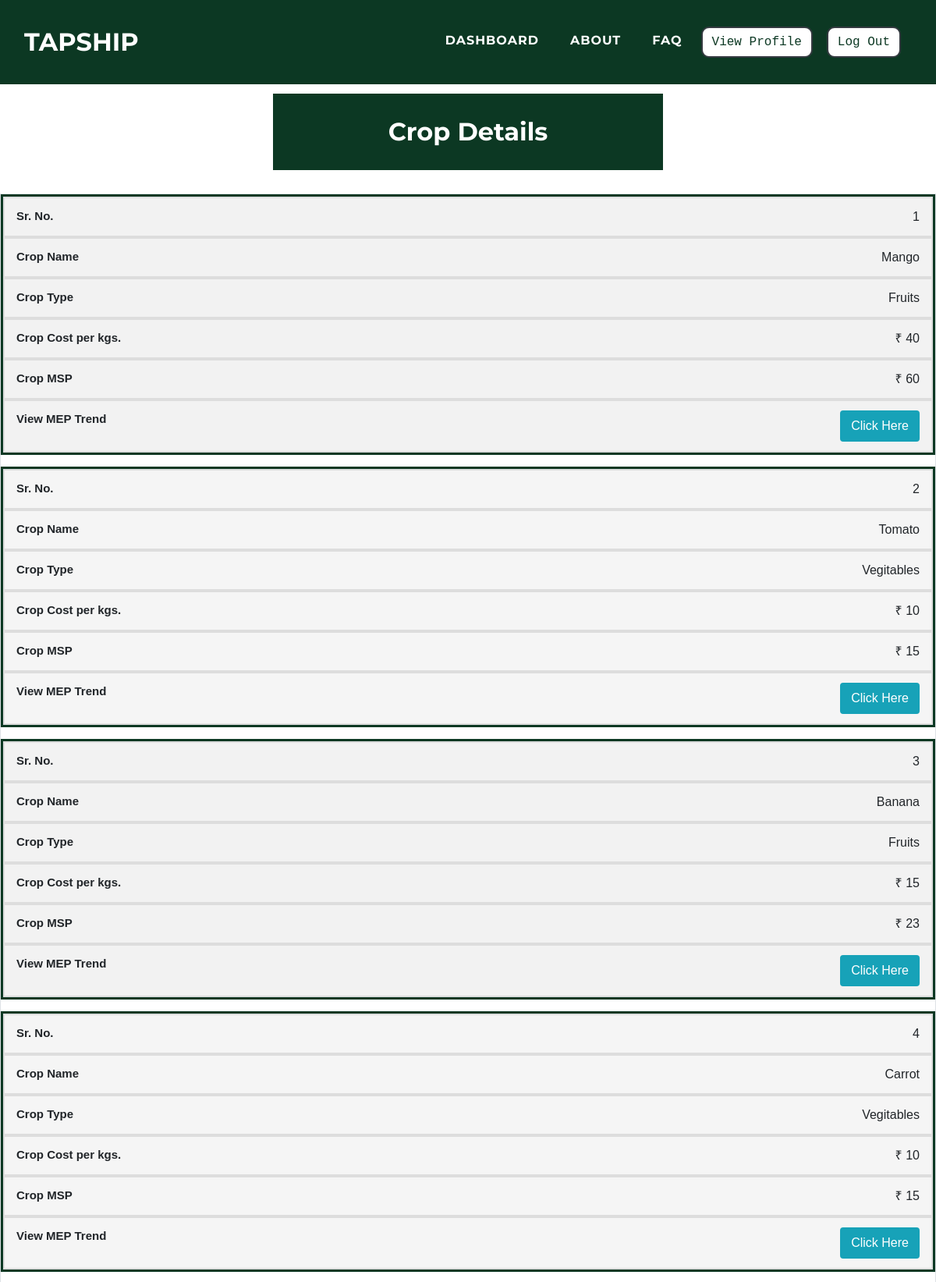
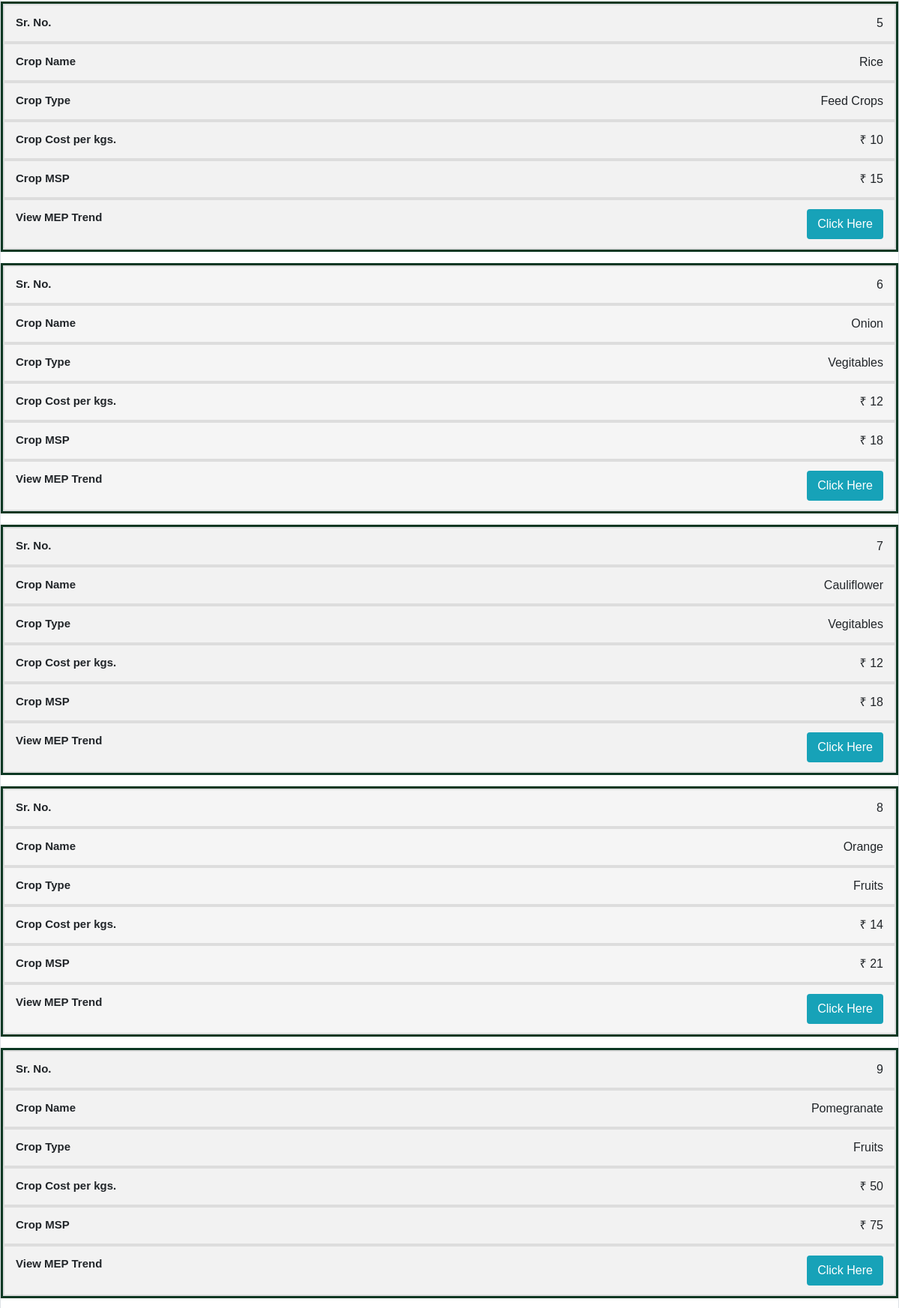
The page /customers/meptracking.php (signed in, upper part) on the database its author committed (2 pictures, top to bottom).
### tables this page shows
CREATE TABLE `cropdetails` (
  `cro_id` int(11) NOT NULL,
  `cro_name` varchar(50) NOT NULL,
  `cro_type` varchar(25) NOT NULL,
  `cro_costperkg` varchar(25) DEFAULT NULL,
  `cro_msp` float NOT NULL
);

### customers/meptracking.php (the view, shortened to what this page needs)
<!DOCTYPE html>
<html>
<head>
    <link rel="stylesheet" href="../assets/bootstrap/css/bootstrap.min.css">
    <link rel="stylesheet" href="../assets/fonts/font-awesome.min.css">
    <link rel="stylesheet" href="../assets/fonts/ionicons.min.css">
    <link rel="stylesheet" href="../assets/css/Article-List.css">
    <link rel="stylesheet" href="../assets/css/Features-Boxed.css">
    <link rel="stylesheet" href="../assets/css/Footer-Dark.css">
    <link rel="stylesheet" href="../assets/css/Highlight-Blue.css">
    <link rel="stylesheet" href="https://cdnjs.cloudflare.com/ajax/libs/animate.css/3.5.2/animate.min.css">
    <link rel="stylesheet" href="https://cdnjs.cloudflare.com/ajax/libs/aos/2.2.0/aos.css">
    <link rel="stylesheet" href="../assets/css/Login-Form-Clean.css">
    <link rel="stylesheet" href="../assets/css/table-style.css" />
</head>
<body id="page-top">
    <nav class="navbar navbar-light navbar-expand-lg fixed-top text-uppercase" id="mainNav" style="background: #0c3823;">
        <div class="container-fluid">
            <a class="navbar-brand js-scroll-trigger" data-bs-hover-animate="pulse" href="../index.php" style="font-family: Montserrat, sans-serif;">TAPSHIP</a>
            <div class="collapse navbar-collapse" id="navbarResponsive">
                <ul class="nav navbar-nav ml-auto">
                    <li class="nav-item mx-0 mx-lg-1"><a class="nav-link py-3 px-0 px-lg-3 rounded js-scroll-trigger" data-bs-hover-animate="pulse" href="index.php" style="filter: contrast(100%) grayscale(0%) hue-rotate(0deg) invert(0%) sepia(0%);">DASHBOARD</a></li>
                    <li class="nav-item mx-0 mx-lg-1"><a class="nav-link py-3 px-0 px-lg-3 rounded js-scroll-trigger" data-bs-hover-animate="pulse" href="../about.php">ABOUT</a></li>
                    <li class="nav-item mx-0 mx-lg-1"><a class="nav-link py-3 px-0 px-lg-3 rounded js-scroll-trigger" data-bs-hover-animate="pulse" href="../faq.php">FAQ</a></li>
                    <li class="nav-item mx-0 mx-lg-1"><a href="updateprofile.php?a_name=<?php echo $a_name; ?>"><button class="btn btn-dark text-monospace" data-bs-hover-animate="pulse" type="button" style="margin: 10px;background: rgb(255,255,255);color: #0c3823;margin-left: 0;border-radius: 10px;">View Profile</button></a></li>
                    <li class="nav-item mx-0 mx-lg-1"><a href="../admin/logout-script.php"><button class="btn btn-dark text-monospace" data-bs-hover-animate="pulse" type="button" style="margin: 10px;background: rgb(255,255,255);color: #0c3823;margin-left: 0;border-radius: 10px;">Log Out</button></a></li>
                </ul>
            </div>
        </div>
    </nav>
    <div class="features-boxed">
        <div class="container-fluid" style="background: #ffffff;">
            <div class="intro" style="background: #0c3823;margin-top: 120px;margin-bottom: 30px;">
                <h2 class="text-center" data-aos="fade" style="color: rgb(255,255,255);padding: 30px;margin-bottom: 0px;">Crop Details</h2>
            </div>
        </div>
    </div>
    <div>
        <table id="tabledata" class=" table table-striped table-hover table-bordered">
            <?php
             $con = mysqli_connect("localhost", "root", "", "tapship");
            $q = "select cro_id, cro_name, cro_type, cro_costperkg, cro_msp from cropdetails where cro_id!=0";
            $query = mysqli_query($con, $q);
            $c = 1;
            ?>
            <?php while ($res = mysqli_fetch_array($query)) {
            ?>
                <tr class="text-center">
                    <td data-label="Sr. No."> <?php echo $c;
                                                $c += 1 ?> </td>
                    <td data-label="Crop Name"> <?php echo $res['cro_name']; ?> </td>
                    <td data-label="Crop Type"> <?php echo $res['cro_type']; ?> </td>
                    <td data-label="Crop Cost per kgs."> <?php echo '₹ ', $res['cro_costperkg']; ?> </td>
                    <td data-label="Crop MSP"> <?php echo '₹ ', $res['cro_msp'];  ?> </td>
                    <td data-label="View MEP Trend"> <a href="viewmeptrend.php?id=<?php echo $res['cro_id']; ?>" class="text-white"> <button class="btn btn-info"> Click Here </button> </a> </td>
                </tr>
            <?php
            }
            ?>
        </table>
    </div>
</body>
</html>

### assets/css/Features-Boxed.css (style rules this page uses)
.features-boxed { color: #313437; background-color: #eef4f7; }
.features-boxed h2 { font-weight: bold; margin-bottom: 40px; padding-top: 40px; color: inherit; }
.features-boxed .intro { font-size: 16px; max-width: 500px; margin: 0 auto; }

### assets/css/table-style.css (style rules this page uses)
body { margin:0; font-family: sans-serif; }
* { box-sizing: border-box; }
.table { width: 100%; border-collapse: collapse; }
.table td,.table th { padding:12px 15px; border:2px solid #ddd; text-align: center; font-size:16px; }
.table tbody tr:nth-child(even) { background-color: #f5f5f5; }
@media (max-width: 1410px) { .table, .table tbody, .table tr, .table td { display: block; width: 100%; } }
@media (max-width: 1410px) { table tr { margin-bottom: 15px; border: 3px solid #0c3823; } }
@media (max-width: 1410px) { .table td { text-align: right; padding-left: 50%; text-align: right; position: relative; } }
@media (max-width: 1410px) { .table td::before { content: attr(data-label); position: absolute; left:0; width: 50%; padding-left:15px; font-size:15px; font-weight: bold; text-align: left; } }

### rows shown on the page
cropdetails: cro_name "Mango", cro_type "Fruits", cro_costperkg "40", cro_msp "60"
cropdetails: cro_name "Tomato", cro_type "Vegitables", cro_costperkg "10", cro_msp "15"
cropdetails: cro_name "Banana", cro_type "Fruits", cro_costperkg "15", cro_msp "23"
cropdetails: cro_name "Carrot", cro_type "Vegitables", cro_costperkg "10", cro_msp "15"
cropdetails: cro_name "Rice", cro_type "Feed Crops", cro_costperkg "10", cro_msp "15"
cropdetails: cro_name "Onion", cro_type "Vegitables", cro_costperkg "12", cro_msp "18"
cropdetails: cro_name "Cauliflower", cro_type "Vegitables", cro_costperkg "12", cro_msp "18"
cropdetails: cro_name "Orange", cro_type "Fruits", cro_costperkg "14", cro_msp "21"
cropdetails: cro_name "Pomegranate", cro_type "Fruits", cro_costperkg "50", cro_msp "75"
